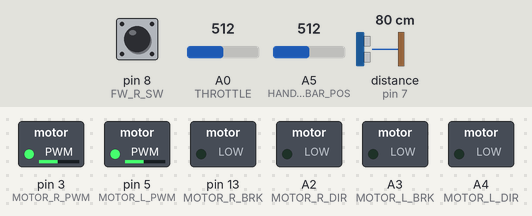
Bench run of a sketch on a simulated Arduino Uno, built with avr-gcc and run on an emulated ATmega328P. On the bench: switched loads named in the sketch (green lamp = pin HIGH). Dashed ring = blinking. The inputs (shaded band) are chosen by the test bench; at power-on: A0 (THROTTLE) = 512, A5 (HANDLE_BAR_POS) = 512, pin 8 (FW_R_SW) LOW, distance to the obstacle (sensor on pin 7) 80 cm. The echo pulse lasts 58.3 µs per cm.

Above: at 1.7 s.
1.8 s: A0 (THROTTLE) set to 716
4.8 s: A5 (HANDLE_BAR_POS) set to 716
7.8 s: A0 (THROTTLE) set to 669
At 8.39 s:
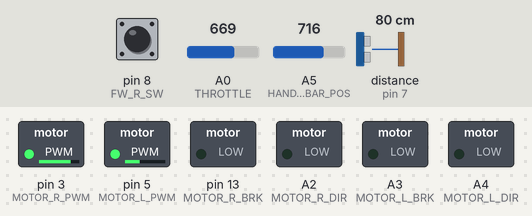
10.8 s: A0 (THROTTLE) set to 651
At 12.07 s:
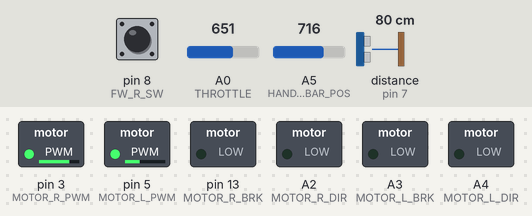
13.8 s: A5 (HANDLE_BAR_POS) set to 810
16.8 s: A5 (HANDLE_BAR_POS) set to 511
At 19.05 s:
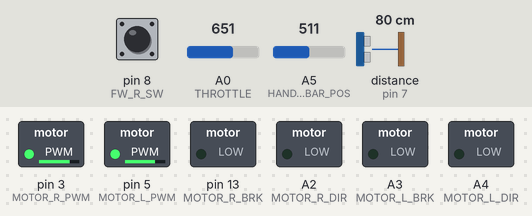
Timing chart, 0 to 20.8 s (numbered marks = the images above; inputs shaded):
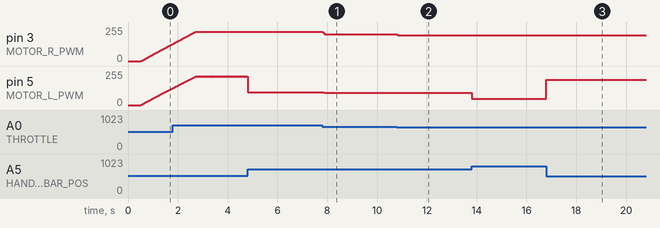

Measured:
- the behaviour switches between 652 and 651 on A0 (THROTTLE) (found by bisection; images 1 and 2)
- after the input at 7.8 s, pin 5 (MOTOR_L_PWM): 95/255 → 93/255 after 0.05 s
- after the input at 10.8 s, pin 5 (MOTOR_L_PWM): alternates 92/255 for 0.02 s and 91/255 for 0.01 s, starting at once
- after the input at 16.8 s, pin 5 (MOTOR_L_PWM): 47/255 → 189/255 at once, then repeats every 0.03 s: 190/255 0.01 s, 188/255 0.01 s, 189/255 0.01 s
- by itself, pin 3 (MOTOR_R_PWM): repeats every 0.03 s: 194/255 0.01 s, 192/255 0.01 s, 193/255 0.01 s

The sketch:

etrike.ino
```cpp
// etrike
// Author: MAD Walker
// YouTube Channel: https://www.youtube.com/channel/UCv2wknond0LmUBsUUq1JKIw
// This sketch is used in the DIY Arduino Controlled Electric Tricycle for kids. This project is created for personal and demo purpose.
// Part 1 (Demo): https://www.youtube.com/watch?v=KHLfpjzK5O8
// Part 2 (How it's made) : https://www.youtube.com/watch?v=eJtuKRBo77M

#include <NewPing.h>

#define F_TRIGGER_PIN   6
#define F_ECHO_PIN      7
#define R_TRIGGER_PIN   11
#define R_ECHO_PIN      12
#define MAX_DISTANCE    250

#define FW_R_SW         8

#define MOTOR_L_DIR     A4
#define MOTOR_L_BRK     A3
#define MOTOR_R_DIR     A2
#define MOTOR_R_BRK     13
#define MOTOR_R_PWM     3
#define MOTOR_L_PWM     5

#define THROTTLE        A0
#define THROTTLE_MIN    180
#define THROTTLE_MAX    800

#define HANDLE_BAR_POS  A5

NewPing f_sonar(F_TRIGGER_PIN, F_ECHO_PIN, MAX_DISTANCE);
NewPing r_sonar(R_TRIGGER_PIN, R_ECHO_PIN, MAX_DISTANCE);

int distanceCM = 0;
int throttleVal = 0;
int motorSpeed = 0;
int currentMotorSpeed = 0;
int prevMotorSpeed = 0;
int handleBarLPosition = 0;
int handleBarRPosition = 0;
int handleBarADC = 0;
int leftOffset = 0;
int rightOffset = 0;

int fwRSwState = LOW;
int forwardDir = HIGH;

//TIMERS
unsigned long sonicStartMillis;
unsigned long sonicCurrentMillis;
unsigned long sonicFreqMillis = 50;

unsigned long throttleStartMillis;
unsigned long throttleCurrentMillis;
unsigned long throttleFreqMillis = 10;

void setup() {
  pinMode(FW_R_SW, INPUT);

  pinMode(MOTOR_L_DIR, OUTPUT);
  pinMode(MOTOR_L_BRK, OUTPUT);
  pinMode(MOTOR_R_DIR, OUTPUT);
  pinMode(MOTOR_R_BRK, OUTPUT);
  pinMode(MOTOR_R_PWM, OUTPUT);
  pinMode(MOTOR_L_PWM, OUTPUT);

  pinMode(THROTTLE, INPUT);
  pinMode(HANDLE_BAR_POS, INPUT);

  digitalWrite(MOTOR_L_DIR, LOW);
  digitalWrite(MOTOR_L_BRK, LOW);
  digitalWrite(MOTOR_R_DIR, LOW);
  digitalWrite(MOTOR_R_BRK, LOW);
  digitalWrite(MOTOR_R_PWM, LOW);
  digitalWrite(MOTOR_L_PWM, LOW);

  sonicStartMillis = millis();
  throttleStartMillis = millis();
  delay(500);
}

void loop() {
  getDistance();
  getHandleBarPosition();
  getThrottle();
}

void getThrottle() {
  throttleCurrentMillis = millis();
  throttleVal = analogRead(THROTTLE);
  motorSpeed = map(throttleVal, THROTTLE_MIN, THROTTLE_MAX, 0, 255);

  if (prevMotorSpeed == 0) {
    digitalWrite(MOTOR_L_DIR, fwRSwState);
    digitalWrite(MOTOR_R_DIR, fwRSwState);
  }

  if (throttleCurrentMillis - throttleStartMillis >= throttleFreqMillis) {
    throttleStartMillis = throttleCurrentMillis;
    setMotorSpeed();
  }
}

void getHandleBarPosition() {
  handleBarADC = analogRead(HANDLE_BAR_POS);
  handleBarLPosition = map(handleBarADC, 501, 750, 0, prevMotorSpeed - 75);
  handleBarRPosition = map(handleBarADC, 500, 210, 0, prevMotorSpeed - 75);
}

void setMotorSpeed() {
  leftOffset = 0;
  rightOffset = 0;
  if (prevMotorSpeed == 0) {
    fwRSwState = digitalRead(FW_R_SW);
  }

  if (motorSpeed > 100 && fwRSwState == HIGH) {
    motorSpeed = 100;
  }

  if (prevMotorSpeed <= motorSpeed && prevMotorSpeed < 255) {
    currentMotorSpeed++;
  }
  else if (prevMotorSpeed > 0) {
    currentMotorSpeed = currentMotorSpeed - 2;
  }

  if (handleBarLPosition > 0) {
    leftOffset = handleBarLPosition;
  }

  if (handleBarRPosition > 0) {
    rightOffset = handleBarRPosition;
  }

  if (prevMotorSpeed - leftOffset < 0) {
    leftOffset = 0;
  }

  if (prevMotorSpeed - rightOffset < 0) {
    rightOffset = 0;
  }

  if (distanceCM!=0 && distanceCM < 75) {
    currentMotorSpeed = currentMotorSpeed - 5;
  }

  if (currentMotorSpeed < 0) {
    currentMotorSpeed = 0;
  }
  else if (currentMotorSpeed > 255) {
    currentMotorSpeed = 255;
  }

  digitalWrite(MOTOR_L_BRK, LOW);
  digitalWrite(MOTOR_R_BRK, LOW);
  analogWrite(MOTOR_L_PWM, prevMotorSpeed - leftOffset);
  analogWrite(MOTOR_R_PWM, prevMotorSpeed - rightOffset);

  prevMotorSpeed = currentMotorSpeed;
}

void getDistance() {
  int currentCM = 0;
  sonicCurrentMillis = millis();
  if (sonicCurrentMillis - sonicStartMillis >= sonicFreqMillis) {
    sonicStartMillis = sonicCurrentMillis;
    if (fwRSwState == HIGH) {
      currentCM = r_sonar.ping_cm();
    }
    else {
      currentCM = f_sonar.ping_cm();
    }
    if (currentCM != 0) {
      distanceCM = currentCM;
    }
  }
}
```
